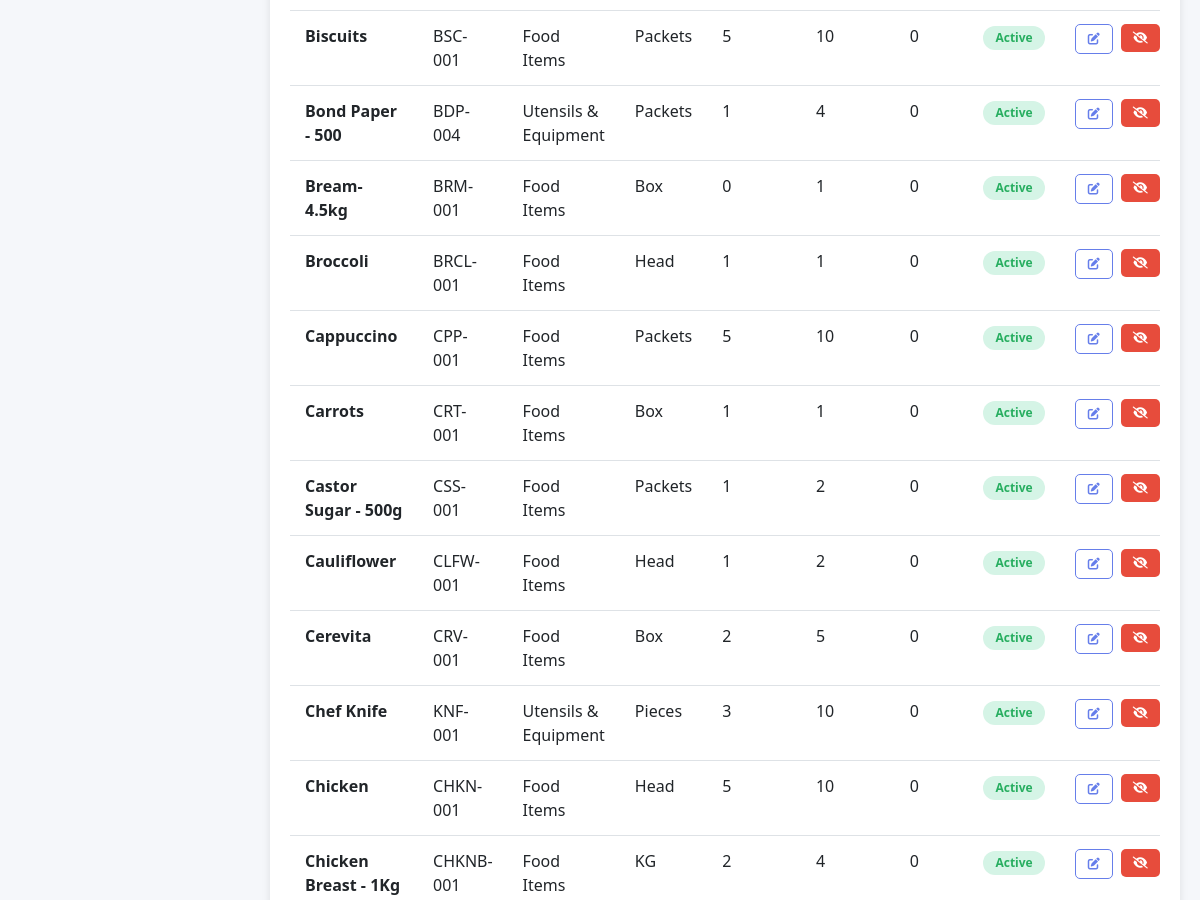
The app's page /pages/products/index.php (signed in, middle part), older data.
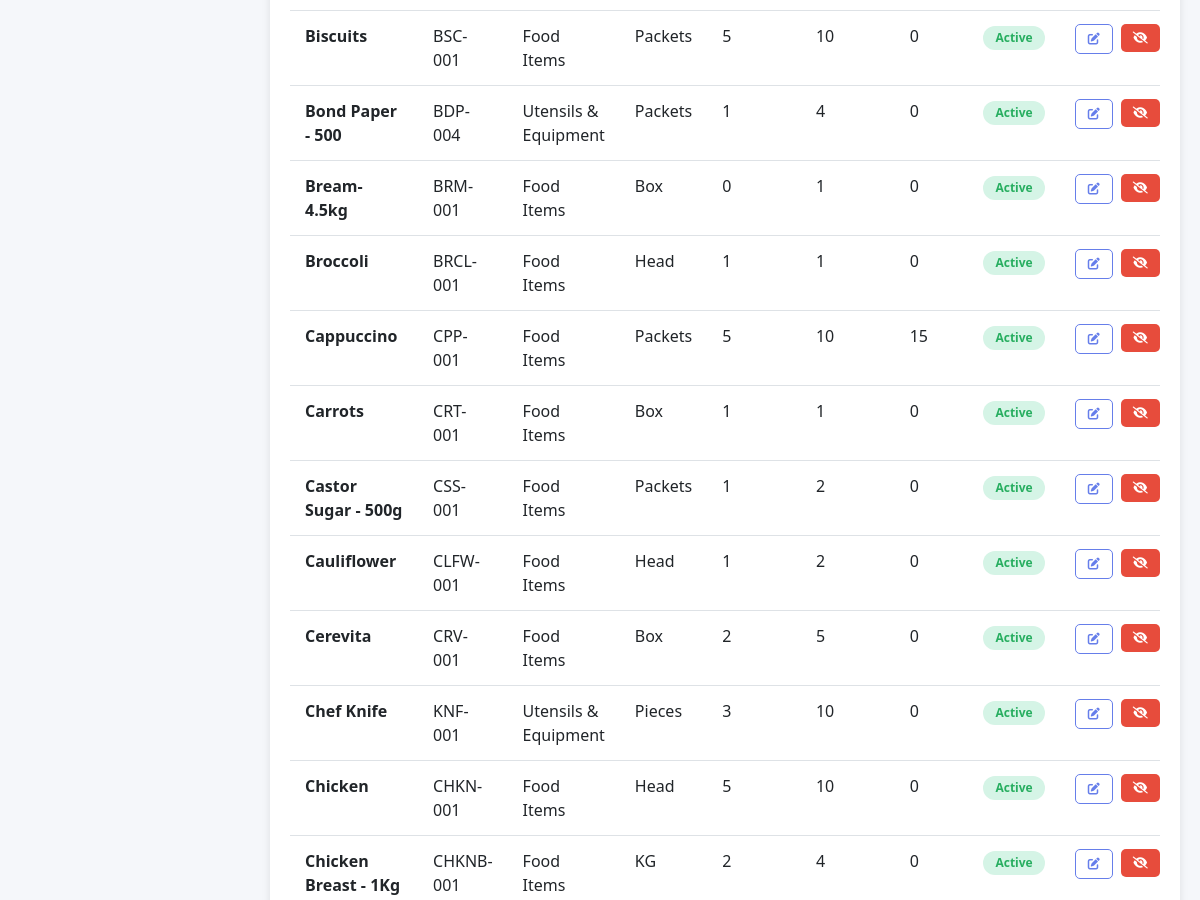
The same page, newer data.
### tables this page shows
CREATE TABLE `products` (
  `product_id` int(11) NOT NULL AUTO_INCREMENT,
  `product_name` varchar(100) NOT NULL,
  `product_code` varchar(50) NOT NULL,
  `category_id` int(11) NOT NULL,
  `unit_of_measure` varchar(20) DEFAULT NULL,
  `reorder_level` int(11) DEFAULT 10,
  `reorder_quantity` int(11) DEFAULT 50,
  `status` enum('active','inactive') DEFAULT 'active',
  `created_at` timestamp NOT NULL DEFAULT current_timestamp(),
  `updated_at` timestamp NOT NULL DEFAULT current_timestamp() ON UPDATE current_timestamp(),
  PRIMARY KEY (`product_id`),
  UNIQUE KEY `product_code` (`product_code`),
  KEY `category_id` (`category_id`),
  KEY `idx_product_code` (`product_code`),
  CONSTRAINT `products_ibfk_1` FOREIGN KEY (`category_id`) REFERENCES `categories` (`category_id`)
);

CREATE TABLE `categories` (
  `category_id` int(11) NOT NULL AUTO_INCREMENT,
  `category_name` varchar(100) NOT NULL,
  `description` text DEFAULT NULL,
  `status` enum('active','inactive') DEFAULT 'active',
  `created_at` timestamp NOT NULL DEFAULT current_timestamp(),
  PRIMARY KEY (`category_id`)
);

### app/bootstrap.php (called while the page is built, shortened)
<?php
function autoload($class) {
    $paths = [
        __DIR__ . '/helpers/' . $class . '.php',
        __DIR__ . '/models/' . $class . '.php',
        __DIR__ . '/controllers/' . $class . '.php'
    ];
    foreach ($paths as $path) {
        if (file_exists($path)) {
            return;
        }
    }
}

### app/helpers/Database.php (called while the page is built, shortened)
<?php
class Database {
    private static $instance = null;
    private $connection = null;
    private function __construct() {
        try {
            $this->connection = new mysqli(DB_HOST, DB_USER, DB_PASS, DB_NAME);
            $this->connection->set_charset('utf8mb4');
        } catch (Exception $e) {
            die('Error: ' . $e->getMessage());
        }
    }
    public static function getInstance() {
        if (self::$instance === null) {
            self::$instance = new Database();
        }
        return self::$instance;
    }
    public function getConnection() {
        return $this->connection;
    }
}

### app/controllers/Controller.php (called while the page is built, shortened)
<?php
class Controller {
    protected $db;
    public function __construct() {
        $this->db = Database::getInstance()->getConnection();
        $this->loadCurrentUser();
    }
    protected function loadCurrentUser() {
        if (isset($_SESSION['user_id'])) {
            $sql = "SELECT u.*, r.role_name FROM users u
                    JOIN roles r ON u.role_id = r.role_id
                    WHERE u.user_id = ?";
            $stmt = $this->db->prepare($sql);
            $stmt->bind_param('i', $_SESSION['user_id']);
            $stmt->execute();
            $this->currentUser = $stmt->get_result()->fetch_assoc();
        }
    }
}

### app/controllers/ProductController.php (called while the page is built, shortened)
<?php
class ProductController extends Controller {
    public function __construct() {
        parent::__construct();
    }
    public function getProducts($filters = []) {
        $sql = "SELECT p.*, c.category_name, COALESCE(SUM(s.quantity_on_hand), 0) AS total_stock
                FROM products p
                LEFT JOIN categories c ON p.category_id = c.category_id
                LEFT JOIN stock s ON p.product_id = s.product_id
                WHERE 1 = 1";
        $types = '';
        $params = [];
        $status = $filters['status'] ?? 'active';
        if (in_array($status, ['active', 'inactive'], true)) {
            $sql .= " AND p.status = ?";
            $types .= 's';
            $params[] = $status;
        }
        $sql .= " GROUP BY p.product_id, c.category_name ORDER BY p.product_name ASC";
        if ($types !== '') {
            $stmt = $this->db->prepare($sql);
            $stmt->bind_param($types, ...$params);
            $stmt->execute();
            return $stmt->get_result()->fetch_all(MYSQLI_ASSOC);
        }
        return $this->db->query($sql)->fetch_all(MYSQLI_ASSOC);
    }
}

### pages/products/index.php (the view, shortened to what the changed rows need)
<?php
require_once __DIR__ . '/../../app/bootstrap.php';
$controller = new ProductController();
$filters = [
    'q' => $_GET['q'] ?? '',
    'category_id' => $_GET['category_id'] ?? '',
    'status' => $_GET['status'] ?? 'active'
];
$products = $controller->getProducts($filters);
include __DIR__ . '/../../app/views/layout-header.php';
?>
<div class="card">
    <div class="card-body">
        <?php if (!empty($products)): ?>
            <div class="table-responsive">
                <table class="table">
                    <tbody>
                        <?php foreach ($products as $product): ?>
                            <tr>
                                <td><strong><?php echo htmlspecialchars($product['product_name']); ?></strong></td>
                                <td><?php echo htmlspecialchars($product['product_code']); ?></td>
                                <td><?php echo htmlspecialchars($product['category_name'] ?? '-'); ?></td>
                                <td><?php echo htmlspecialchars($product['unit_of_measure']); ?></td>
                                <td><?php echo (int)$product['reorder_level']; ?></td>
                                <td><?php echo (int)$product['reorder_quantity']; ?></td>
                                <td><?php echo (int)$product['total_stock']; ?></td>
                                <td>
                                    <span class="badge badge-<?php echo $product['status'] === 'active' ? 'success' : 'warning'; ?>">
                                        <?php echo ucfirst($product['status']); ?>
                                    </span>
                                </td>
                                <td>
                                    <div class="d-flex gap-2">
                                        <a class="btn btn-sm btn-outline-primary" href="<?php echo SITE_URL; ?>pages/products/edit.php?id=<?php echo (int)$product['product_id']; ?>">
                                            <i class="fas fa-edit"></i>
                                        </a>
                                        <form method="POST" style="display:inline;">
                                            <button type="submit" class="btn btn-sm <?php echo $product['status'] === 'active' ? 'btn-danger' : 'btn-success'; ?>">
                                                <i class="fas <?php echo $product['status'] === 'active' ? 'fa-eye-slash' : 'fa-check'; ?>"></i>
                                            </button>
                                        </form>
                                    </div>
                                </td>
                            </tr>
                        <?php endforeach; ?>
                    </tbody>
                </table>
            </div>
        <?php else: ?>
            <div class="alert alert-info">No products found for the selected filters.</div>
        <?php endif; ?>
    </div>
</div>
<?php include __DIR__ . '/../../app/views/layout-footer.php'; ?>

Row changes from the older to the newer data that the page shows:
changed products "Cappuccino": total_stock "0" → "15"
